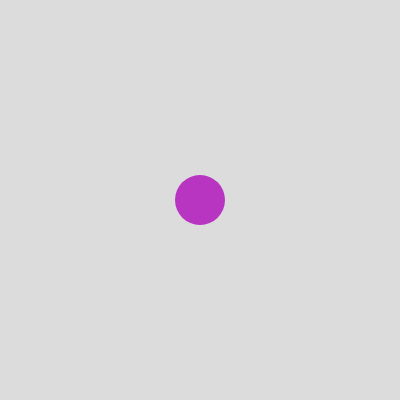
Frame 1 (no input)
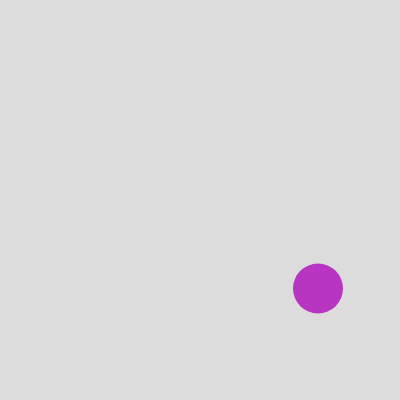
Frame 60 (no input)
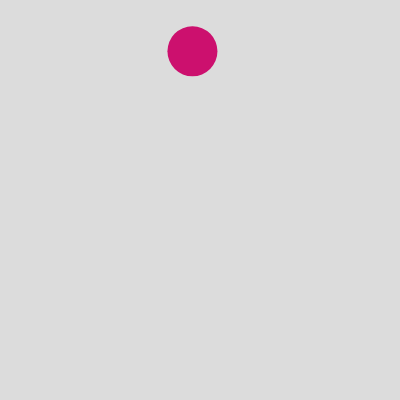
Frame 120 (the mouse pressed at the canvas centre since frame 60)

The p5.js sketch that drew these frames (run headless with seeded random() and noise() and a simulated clock; from frame 60 on, the mouse is pressed at the canvas centre):

// p5.js sketch
// ── sketch.js
let x;
let y;
let dx;
let dy;
let radius;

let r;
let g;
let b;


  
function changeColor() {
  r = random(0,256);
  g = random(0,256);
  b = random(0,256);
}

function changeDirection() {
  if (dx >= 0) {
    dx = random(1,10);
  }
  else {
    dx = random(1,10);
    dx = dx * -1;
  }
  if (dy >= 0) {
    dy = random(1,10);
  }
  else {
    dy = random(1,10);
    dy = dy * -1;
  }
}

function displayBall() {
  noStroke();
  fill(r, g, b);
  circle(x, y, radius*2);
}

function moveBall() {
  x+=dx;
  y+=dy;
}

function bounce() {
  if (x+radius>=width || x-radius<=0){
    dx = dx*-1;
    changeColor();
  }
  if (y+radius>=height || y-radius<=0){
    dy = dy*-1;
    changeColor();
  }
}

function setup() {
  createCanvas(400, 400);
  x=width/2;
  y=height/2;
  dx=2;
  dy=1.5;
  radius=25;
  changeColor();
}

function draw() {
  background(220);
  displayBall();
  moveBall();
  bounce();
}

function mousePressed() {
  changeDirection();
}
